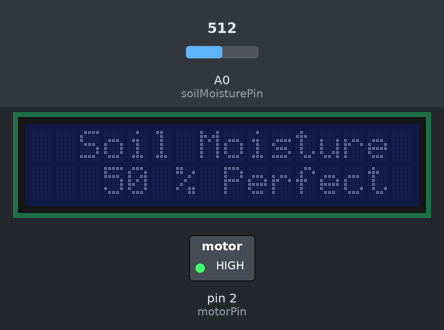
This sketch was run on a simulated Arduino Uno, built with avr-gcc and run on an emulated ATmega328P. Shown: 16×2 character LCD, switched loads named in the sketch (green lamp = pin HIGH). The test bench sets the inputs (shaded band); at power-on: A0 (soilMoisturePin) = 512. What the sketch prints to the serial monitor is not drawn.

Above: at 1.2 s.
1.3 s: A0 (soilMoisturePin) set to 436
2.8 s: A0 (soilMoisturePin) set to 410
At 3.2 s:
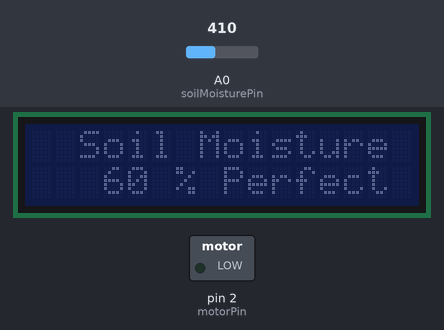
4.3 s: A0 (soilMoisturePin) set to 216
At 5.5 s:
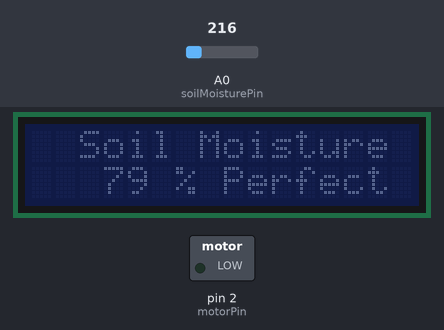
5.8 s: A0 (soilMoisturePin) set to 196
At 6.7 s:
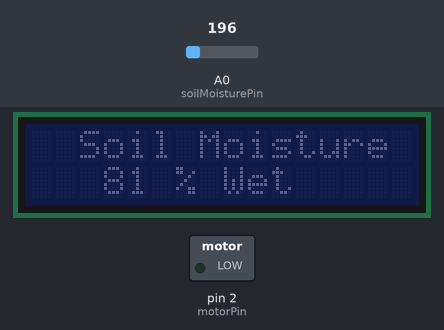
7.3 s: A0 (soilMoisturePin) set to 610
At 8.5 s:
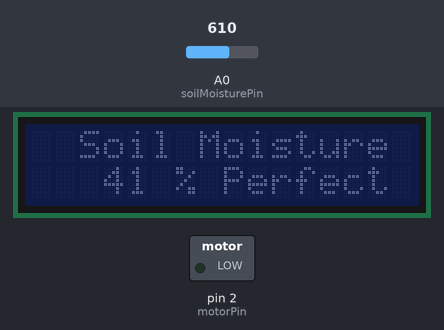
8.8 s: A0 (soilMoisturePin) set to 635
At 9.9 s:
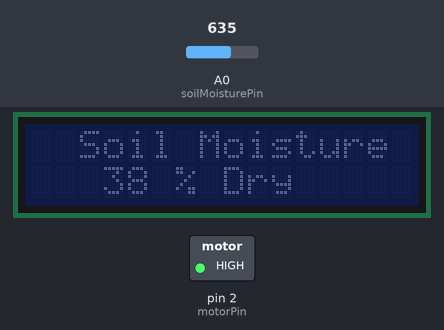
Timing chart, 0 to 11.3 s (numbered marks = the images above; inputs shaded):
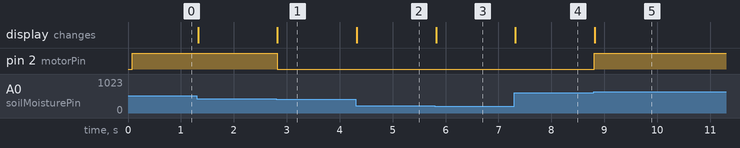

Measured:
- the behaviour switches between 420 and 419 on A0 (soilMoisturePin) (found by bisection; images 0 and 1)
- the behaviour switches between 205 and 204 on A0 (soilMoisturePin) (found by bisection; images 2 and 3)
- the behaviour switches between 624 and 625 on A0 (soilMoisturePin) (found by bisection; images 4 and 5)
- after the input at 2.8 s, pin 2 (motorPin): HIGH → LOW at once; the display: changes at once (image 1)
- after the input at 4.3 s, the display: changes at once (image 2)
- after the input at 5.8 s, the display: changes at once (image 3)
- after the input at 7.3 s, the display: changes at once (image 4)
- after the input at 8.8 s, pin 2 (motorPin): LOW → HIGH at once; the display: changes at once (image 5)

The sketch:

Automatic_Irrigation.ino
```cpp
#include <Wire.h>
#include <LiquidCrystal_I2C.h>

LiquidCrystal_I2C lcd(0x20,16,2);

const int soilMoisturePin = A0;
const int motorPin = 2;
const int wet = 80;
const int dry = 40;
const int balance = 60;

int sensorValue = 0;
int outputValue = 0;
int sensor;
int lastSensorValue;

char buf[20];

void setup()
{
  Serial.begin(9600);
  pinMode(motorPin, OUTPUT);
  lcd.init();
  lcd.setCursor(2,0);
  lcd.print("Soil Moisture");
  Serial.print("Soil Moisture = ");
  Serial.print(outputValue);
  Serial.println(" %");
  statusSensor ();
}


void loop()
{
  sensorValue = analogRead(soilMoisturePin);
  outputValue = map(sensorValue, 0, 1023, 100, 0);

  if (sensorValue != lastSensorValue)
  {
    statusSensor ();

    lastSensorValue = sensorValue;
  }

  if (outputValue >= balance)
  {
    digitalWrite(motorPin, LOW);
  }

  delay(10);
}

void statusSensor ()
{
  lcd.setCursor(2,1);
  sprintf(buf, "%3d %%", outputValue);
  lcd.print(buf);

  if (outputValue > wet)
  {
    Serial.println("Status: Soil is too wet");
    lcd.setCursor(8,1);
    sprintf(buf, "Wet       ");
    lcd.print(buf);
  }

  else if (outputValue <= wet && outputValue >= dry)
  {
    Serial.println("Status: Perfect moisture");
    lcd.setCursor(8,1);
    sprintf(buf, "Perfect   ");
    lcd.print(buf);
  }

  else
  {
    Serial.println("Status: Soil too dry [PUMP ON]");
    digitalWrite(motorPin, HIGH);
    lcd.setCursor(8,1);
    sprintf(buf, "Dry      ");
    lcd.print(buf);
  }
}
```
